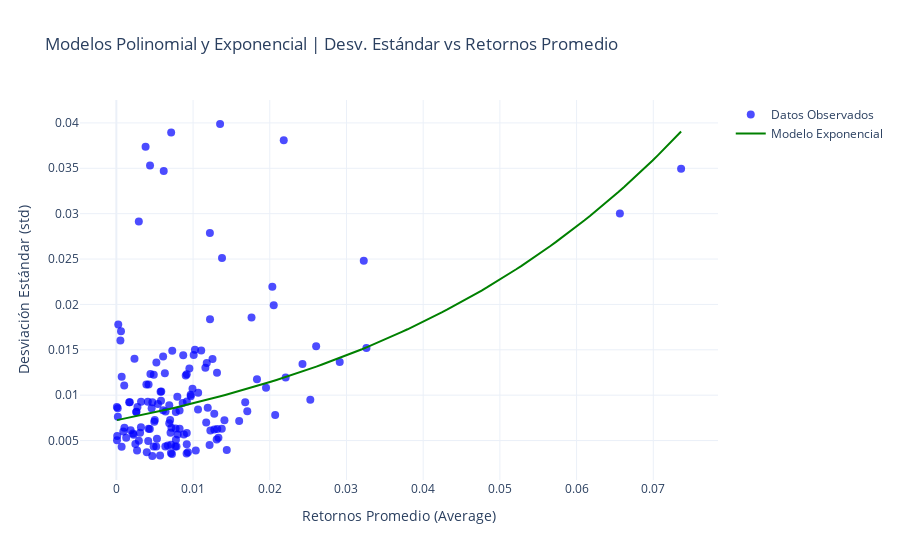

Notebook source saved alongside this figure:
### Code cell
#Modelo 3
import numpy as np
import pandas as pd
import yfinance as yf
import statsmodels.api as sm
from scipy.optimize import curve_fit
import plotly.graph_objects as go

# 1. Descargar datos históricos del activo
activo = "AAPL"  # Ticker del activo
periodo = "1y"
datos = yf.Ticker(activo).history(period=periodo)

# 2. Calcular los retornos promedio (Average) y la desviación estándar (std)
datos['Average'] = datos[['High', 'Low']].mean(axis=1).pct_change()
datos['std'] = datos['Average'].rolling(window=5).std()
datos['log_std'] = np.log(datos['std'])
datos['log_Average'] = np.log(datos['Average'].replace(0, np.nan).dropna())

# Eliminar valores NaN para los ajustes
datos.dropna(inplace=True)

# --- MODELO LOGARITMICO ---
# Ajustar el modelo exponencial transformado con logaritmos
X_exp_log = sm.add_constant(datos['Average'])  # Log(σ) = Log(α) + β * Average
modelo_exp_log = sm.OLS(datos['log_std'], X_exp_log).fit()

# Coeficientes del modelo exponencial con logaritmos
beta_exp_log = modelo_exp_log.params[1]

# Predicciones del modelo exponencial con logaritmos
datos['log_std_pred_exp'] = modelo_exp_log.params[0]+ beta_exp_log * datos['Average']

# --- GRAFICAR LOS RESULTADOS ---
fig = go.Figure()

# Datos observados
fig.add_trace(go.Scatter(x=datos['Average'], y=datos['std'],
                         mode='markers', name='Datos Observados',
                         marker=dict(size=8, color='blue', opacity=0.7)))


# Definir x_vals como un rango de valores basado en la columna 'Average'
x_vals = np.linspace(datos['Average'].min(), datos['Average'].max(), 100)

# Línea del modelo exponencial
y_vals_exp = np.exp(modelo_exp_log.params[0] + beta_exp_log * x_vals)
fig.add_trace(go.Scatter(x=x_vals, y=y_vals_exp, mode='lines', name='Modelo Exponencial',
                         line=dict(color='green')))

# Configuración del gráfico
fig.update_layout(title="Modelos Polinomial y Exponencial | Desv. Estándar vs Retornos Promedio",
                  xaxis_title="Retornos Promedio (Average)",
                  yaxis_title="Desviación Estándar (std)",
                  template="plotly_white")

fig.show()

# --- RESULTADOS ---
print("Resultados del Modelo Polinomial:")
print(f"Intercepto (α): {alpha_poly_log:.4f}")
print(f"Coeficiente Lineal (β1): {beta_1_poly_log:.4f}")
print(f"Coeficiente Cuadrático (β2): {beta_2_poly_log:.4f}")
print(f"Resumen del Modelo Polinomial:\n{modelo_poly_log.summary()}")

print("\nResultados del Modelo Exponencial:")
print(f"Intercepto (α): {alpha_exp_log:.4f}")
print(f"Coeficiente Exponencial (β): {beta_exp_log:.4f}")

### Figure 1 — Plotly figure (JSON) as saved in the notebook; plotly's stock layout.template omitted (floating-point values rounded to 4 significant figures; data arrays with more than 128 entries replaced by an {"elided": "..."} marker saying what was removed)
{"data": [{"marker": {"color": "blue", "opacity": 0.7, "size": 8}, "mode": "markers", "name": "Datos Observados", "type": "scatter", "x": {"elided": "140 float values"}, "y": {"elided": "140 float values"}}, {"line": {"color": "green"}, "mode": "lines", "name": "Modelo Exponencial", "type": "scatter", "x": [6.885e-05, 0.0008118, 0.001555, 0.002298, 0.003041, 0.003784, 0.004527, 0.00527, 0.006013, 0.006756, 0.007499, 0.008242, 0.008985, 0.009728, 0.01047, 0.01121, 0.01196, 0.0127, 0.01344, 0.01419, 0.01493, 0.01567, 0.01641, 0.01716, 0.0179, 0.01864, 0.01939, 0.02013, 0.02087, 0.02162, 0.02236, 0.0231, 0.02384, 0.02459, 0.02533, 0.02607, 0.02682, 0.02756, 0.0283, 0.02905, 0.02979, 0.03053, 0.03127, 0.03202, 0.03276, 0.0335, 0.03425, 0.03499, 0.03573, 0.03648, 0.03722, 0.03796, 0.0387, 0.03945, 0.04019, 0.04093, 0.04168, 0.04242, 0.04316, 0.04391, 0.04465, 0.04539, 0.04613, 0.04688, 0.04762, 0.04836, 0.04911, 0.04985, 0.05059, 0.05134, 0.05208, 0.05282, 0.05356, 0.05431, 0.05505, 0.05579, 0.05654, 0.05728, 0.05802, 0.05877, 0.05951, 0.06025, 0.06099, 0.06174, 0.06248, 0.06322, 0.06397, 0.06471, 0.06545, 0.0662, 0.06694, 0.06768, 0.06842, 0.06917, 0.06991, 0.07065, 0.0714, 0.07214, 0.07288, 0.07363], "y": [0.007251, 0.007375, 0.007502, 0.00763, 0.007761, 0.007894, 0.00803, 0.008168, 0.008308, 0.00845, 0.008595, 0.008743, 0.008893, 0.009045, 0.0092, 0.009358, 0.009518, 0.009682, 0.009848, 0.01002, 0.01019, 0.01036, 0.01054, 0.01072, 0.01091, 0.01109, 0.01128, 0.01148, 0.01167, 0.01187, 0.01208, 0.01228, 0.0125, 0.01271, 0.01293, 0.01315, 0.01337, 0.0136, 0.01384, 0.01407, 0.01432, 0.01456, 0.01481, 0.01507, 0.01532, 0.01559, 0.01585, 0.01613, 0.0164, 0.01668, 0.01697, 0.01726, 0.01756, 0.01786, 0.01816, 0.01848, 0.01879, 0.01912, 0.01944, 0.01978, 0.02012, 0.02046, 0.02081, 0.02117, 0.02153, 0.0219, 0.02228, 0.02266, 0.02305, 0.02344, 0.02385, 0.02425, 0.02467, 0.02509, 0.02552, 0.02596, 0.02641, 0.02686, 0.02732, 0.02779, 0.02827, 0.02875, 0.02924, 0.02975, 0.03026, 0.03077, 0.0313, 0.03184, 0.03239, 0.03294, 0.03351, 0.03408, 0.03466, 0.03526, 0.03586, 0.03648, 0.03711, 0.03774, 0.03839, 0.03905]}], "layout": {"title": {"text": "Modelos Polinomial y Exponencial | Desv. Estándar vs Retornos Promedio"}, "xaxis": {"title": {"text": "Retornos Promedio (Average)"}}, "yaxis": {"title": {"text": "Desviación Estándar (std)"}}}}
